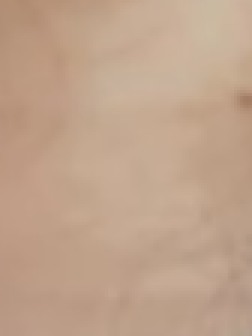
#> input picture Color-AI/ImageInput/undertoneImgs/warmneck.png, 84 x 112 px (shown 3 times larger)
$ python UnderToneAnalysis.py
#> lines starting #> are read from the running program, lines starting #| are printed output that depends on the picture; long printed decimals are rounded
#> further down, image is the input picture: shape (112, 84, 3); mean B, G, R 139.9, 162.7, 192.4
import numpy as np
import cv2


def process_image(image):
    '''
    Processes the input image by converting it to the LAB color space and extracting
    the 'a' and 'b' channels for chromaticity analysis.

    Args:
        image (np.ndarray): Input image in BGR format.

    Returns:
        tuple: A tuple containing:
            - a_channel (np.ndarray): The 'a' channel of the LAB image.
            - b_channel (np.ndarray): The 'b' channel of the LAB image.
            - mask (np.ndarray): Binary mask to exclude invalid pixels.
    '''
    #convert BRG image to lab
    lab_image = cv2.cvtColor(image, cv2.COLOR_BGR2Lab)
#> lab_image: shape (112, 84, 3); mean of channels 0, 1, 2 175.9, 135.4, 144
    #extract a and b channels
    a_channel = lab_image[:, :, 1]
    b_channel = lab_image[:, :, 2]

    mask = cv2.inRange(image, (1, 1, 1), (255, 255, 255))
#> mask: shape (112, 84); every value is 255

    return a_channel, b_channel, mask


def detect_undertone(a_channel, b_channel, mask):

    """
        hue angle lets us classify tones based on color theory using formula
                    HueAngle(θ) = arctan(a/b)*180/π
        Hue angle ranges based on color theory
        Warm tones: θ ∈[0,60]∪[300∘,360∘]
        Cool Tones: θ ∈[60, 300]
        Neutral Tones: Not explicitly defined through hue but by low chroma in either direction

        Chroma provides an objective measure of how far the the tone is from true neutral
        Regardless of if the tone falls into the cool or warm range, if the chroma is below a threshold it
        is neutral
                            Chroma =  (a^2 + b^2)^0.5
    """
    # Convert OpenCV LAB to theoretical LAB (pixel-wise)
    a = (a_channel - 128).astype(np.float32)
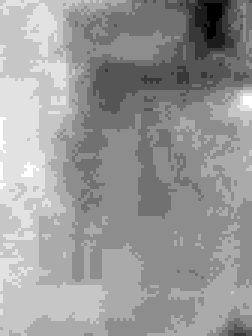
#> a: shape (112, 84) float32 (shown 3 times larger); min 2, max 11, mean 7.41; drawn with min black and max white
    b = (b_channel - 128).astype(np.float32)
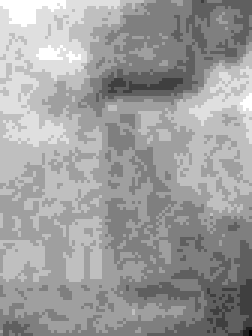
#> b: shape (112, 84) float32 (shown 3 times larger); min 11, max 19, mean 15.96; drawn with min black and max white

    # Compute pixel-wise hue and chroma
    hue_angles = np.degrees(np.arctan2(b, a))
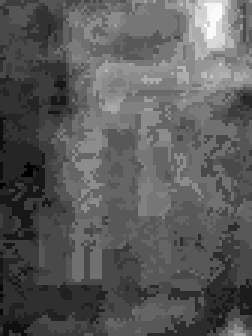
#> hue_angles: shape (112, 84) float32 (shown 3 times larger); min 55.49, max 82.87, mean 65.2; drawn with min black and max white
    hue_angles[hue_angles < 0] += 360  # Normalize to [0°, 360°]
    chroma = np.sqrt(a**2 + b**2)
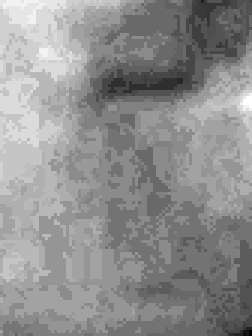
#> chroma: shape (112, 84) float32 (shown 3 times larger); min 12.08, max 21.95, mean 17.6; drawn with min black and max white

    # Apply the mask to exclude black pixels
    valid_hue = hue_angles[mask > 0]
#> valid_hue = 9408 values, max 82.87 at index 493, min 55.49 at index 4545, mean 65.25
    valid_chroma = chroma[mask > 0]
#> valid_chroma = 9408 values, max 21.95 at index 2770, min 12.08 at index 9323, mean 17.64

    # Compute mean hue and chroma only for valid pixels
    mean_hue = np.mean(valid_hue) if valid_hue.size > 0 else 0
#> mean_hue = 65.25
    mean_chroma = np.mean(valid_chroma) if valid_chroma.size > 0 else 0
#> mean_chroma = 17.64

    # Classify tone
    if mean_chroma < 5:  # Adjusted neutral threshold
        tone = "Neutral"
    elif 0 <= mean_hue <= 69 or 300 <= mean_hue <= 360:  # Narrow warm range
        tone = "Warm"
    else:
        tone = "Cool"

    return tone, mean_chroma, mean_hue

def classify_tone(image):
    """
    Classifies the undertone of an image as Warm, Cool, or Neutral.

    Args:
        image (np.ndarray): The input image in RGB format.

    Returns:
        str: The detected tone (Warm, Cool, Neutral).
    """
    try:
        # Process the image to extract Lab channels
        a_channel, b_channel, mask = process_image(image)


        # Detect the undertone
        tone, chroma, hue = detect_undertone(a_channel, b_channel, mask)
#> tone = 'Warm'; chroma = 17.64; hue = 65.25
        print(chroma)
#| 17.644
        print(hue)
#| 65.249
        return tone
    except Exception as e:
        raise ValueError(f"Error processing image: {e}")


# Only run the main function if executed directly
if __name__ == "__main__":
    # Example usage for standalone testing


    # Load an image for testing
    image = cv2.imread("../ImageInput/undertoneImgs/warmneck.png")
    if image is None:
        raise ValueError("Invalid image file")

    # Classify the tone
    tone = classify_tone(image)
#> tone = 'Warm'
    print(f"Detected Tone: {tone}")
#| Detected Tone: Warm

$ run again, with Color-AI/ImageInput/undertoneImgs/cool-neutral.png copied over Color-AI/ImageInput/undertoneImgs/warmneck.png
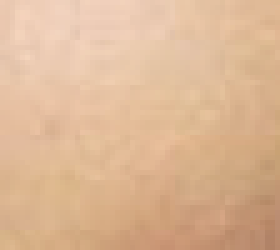
#> input picture Color-AI/ImageInput/undertoneImgs/cool-neutral.png, 56 x 50 px (shown 5 times larger)
#> image is the input picture: shape (50, 56, 3); mean B, G, R 149.8, 183.4, 221.6
#> lab_image: shape (50, 56, 3); mean of channels 0, 1, 2 196.7, 137.1, 150.3
#> mask: shape (50, 56); every value is 255
#> in detect_undertone, `hue_angles = np.degrees(np.arctan2(b, a))`:
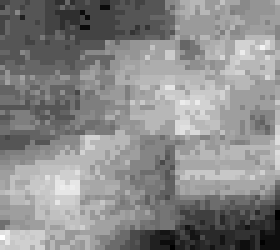
#> hue_angles: shape (50, 56) float32 (shown 5 times larger); min 56.31, max 77.47, mean 67.7; drawn with min black and max white
#> in detect_undertone, `chroma = np.sqrt(a**2 + b**2)`:
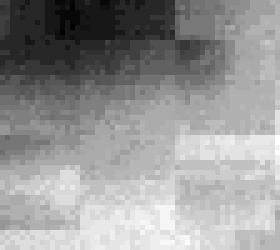
#> chroma: shape (50, 56) float32 (shown 5 times larger); min 15.65, max 30.08, mean 24.1; drawn with min black and max white
#> valid_hue = 2800 values, max 77.47 at index 2632, min 56.31 at index 2407, mean 67.73
#> valid_chroma = 2800 values, max 30.08 at index 1567, min 15.65 at index 70, mean 24.14
#> mean_hue = 67.73
#> mean_chroma = 24.14
#> in classify_tone, `tone, chroma, hue = detect_undertone(a_channel, b_channel, mask)`: tone = 'Warm'; chroma = 24.14; hue = 67.73
#| 24.141
#| 67.731
#> `tone = classify_tone(image)`: tone = 'Warm'
#| Detected Tone: Warm
